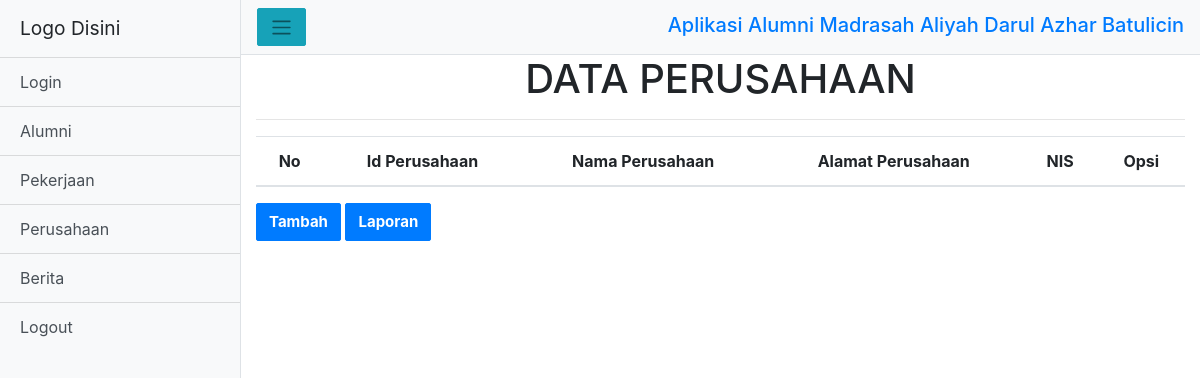
Before: /index_.php?view=perusahaan with the older database file.
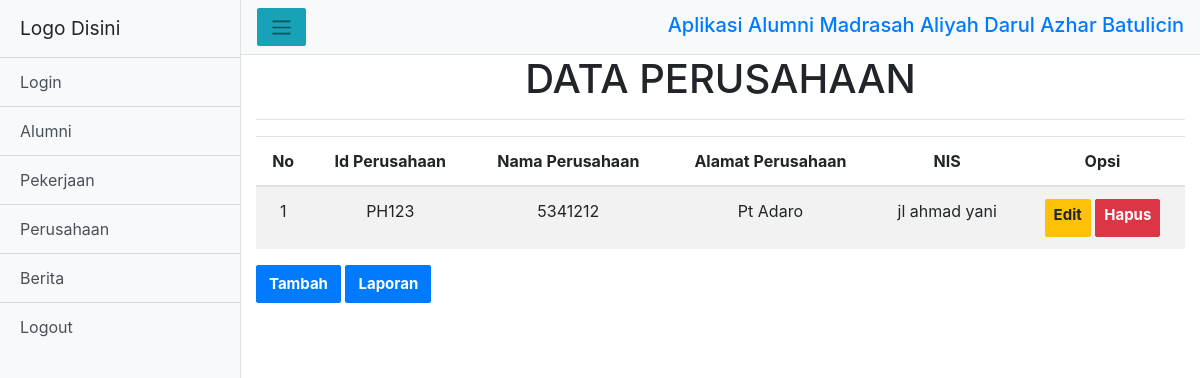
After: the same page with the newer database file.
### tables this page shows
CREATE TABLE `data_perusahaan` (
  `id_perusahaan` varchar(50) NOT NULL,
  `nis` varchar(12) NOT NULL,
  `nama_perusahaan` varchar(50) NOT NULL,
  `alamat_perusahaan` varchar(100) NOT NULL
);

### models/admin.php (called while the page is built, shortened)
<?php
class Admin
{
  private $mysqli;
  function __construct($mysqli)
  {
    $this->mysqli = $mysqli;
  }
  public function showPerusahaan(){
    $db = $this->mysqli->conn;
    $sql = "SELECT * FROM data_perusahaan";
    $query = $db->query($sql);
    return $query;
  }
}
?>

### views/perusahaan/data-perusahaan.php (the view)
<div class="header-hal">
    <center><h1>DATA PERUSAHAAN</h1></center>
    <hr>
</div>
<div class="daftar-table table-responsive">
    <table class="table table-striped text-center" id="table">
      <thead>
      <tr>
        <th>No</th>
        <th>Id Perusahaan</th>
        <th>Nama Perusahaan</th>
        <th>Alamat Perusahaan</th>
        <th>NIS</th>
        <th>Opsi</th>
      </tr>
    </thead>
    <tbody>
    <?php
    $data = $objAdmin->showPerusahaan();
    $no = 1;
    while ($a = $data->fetch_object()) {
    ?>
    <tr>
      <td><?= $no; ?></td>
      <td><?= $a->id_perusahaan; ?></td>
      <td><?= $a->nis; ?></td>
      <td><?= $a->nama_perusahaan; ?></td>
      <td><?= $a->alamat_perusahaan; ?></td>
      <td>
        <a href="?view=edit-perusahaan&id_perusahaan=<?=$a->id_perusahaan; ?>" class="btn btn-sm btn-warning">Edit</a>
        <a href="?view=hapus-perusahaan&id_perusahaan=<?=$a->id_perusahaan; ?>" class="btn btn-sm btn-danger">Hapus</a>
      </td>
    </tr>
      <?php
      $no++;
      }
      ?>
    </tbody>
    </table>
</div>
<a href="?view=tambah-data-perusahaan">
  <button type="button" class="btn btn-primary">Tambah</button>
</a>
<a href="views/perusahaan/laporan-perusahaan.php">
  <button type="button" class="btn btn-primary">Laporan</button>
</a>

Changed rows visible on the page:
added data_perusahaan: id_perusahaan "PH123", nis "5341212", nama_perusahaan "Pt Adaro", alamat_perusahaan "jl ahmad yani"
